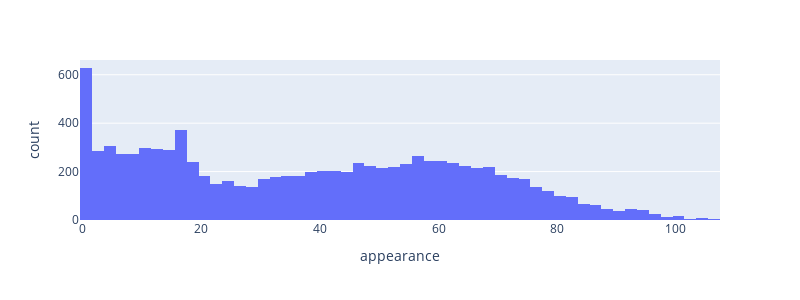

Notebook code cell kept with this figure:
### Code cell
fig = px.histogram(football_df, x='appearance')
fig.update_layout(
    width=800,
    height=300 
)
fig.show()

### Figure 1 — Plotly figure (JSON) as saved in the notebook; plotly's stock layout.template omitted (floating-point values rounded to 4 significant figures; data arrays with more than 128 entries replaced by an {"elided": "..."} marker saying what was removed)
{"data": [{"alignmentgroup": "True", "bingroup": "x", "hovertemplate": "appearance=%{x}<br>count=%{y}<extra></extra>", "legendgroup": "", "marker": {"color": "#636efa", "pattern": {"shape": ""}}, "name": "", "offsetgroup": "", "orientation": "v", "showlegend": false, "type": "histogram", "x": {"elided": "9650 int values"}, "xaxis": "x", "yaxis": "y"}], "layout": {"barmode": "relative", "height": 300, "legend": {"tracegroupgap": 0}, "margin": {"t": 60}, "width": 800, "xaxis": {"anchor": "y", "domain": [0, 1], "title": {"text": "appearance"}}, "yaxis": {"anchor": "x", "domain": [0, 1], "title": {"text": "count"}}}}
